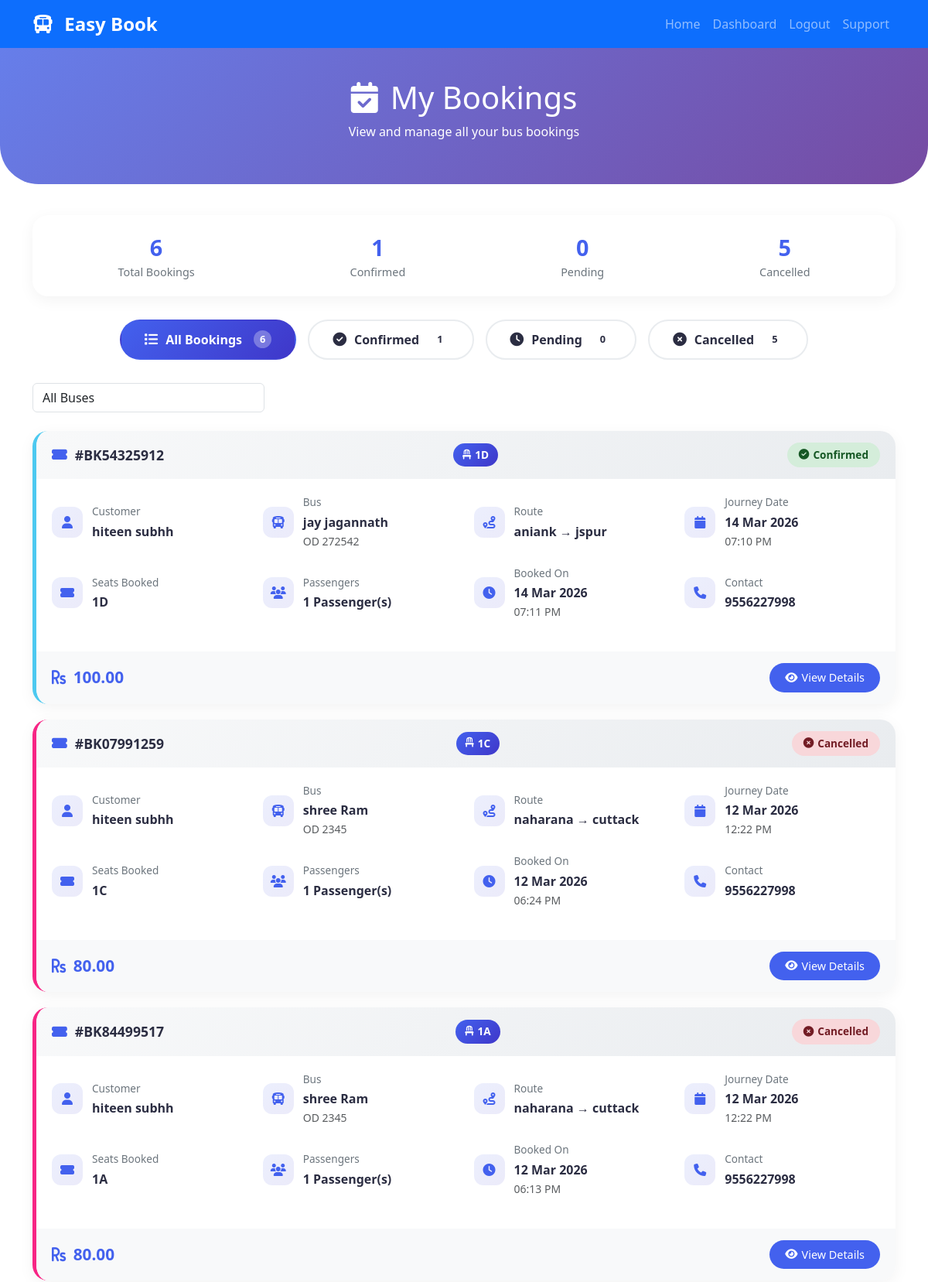
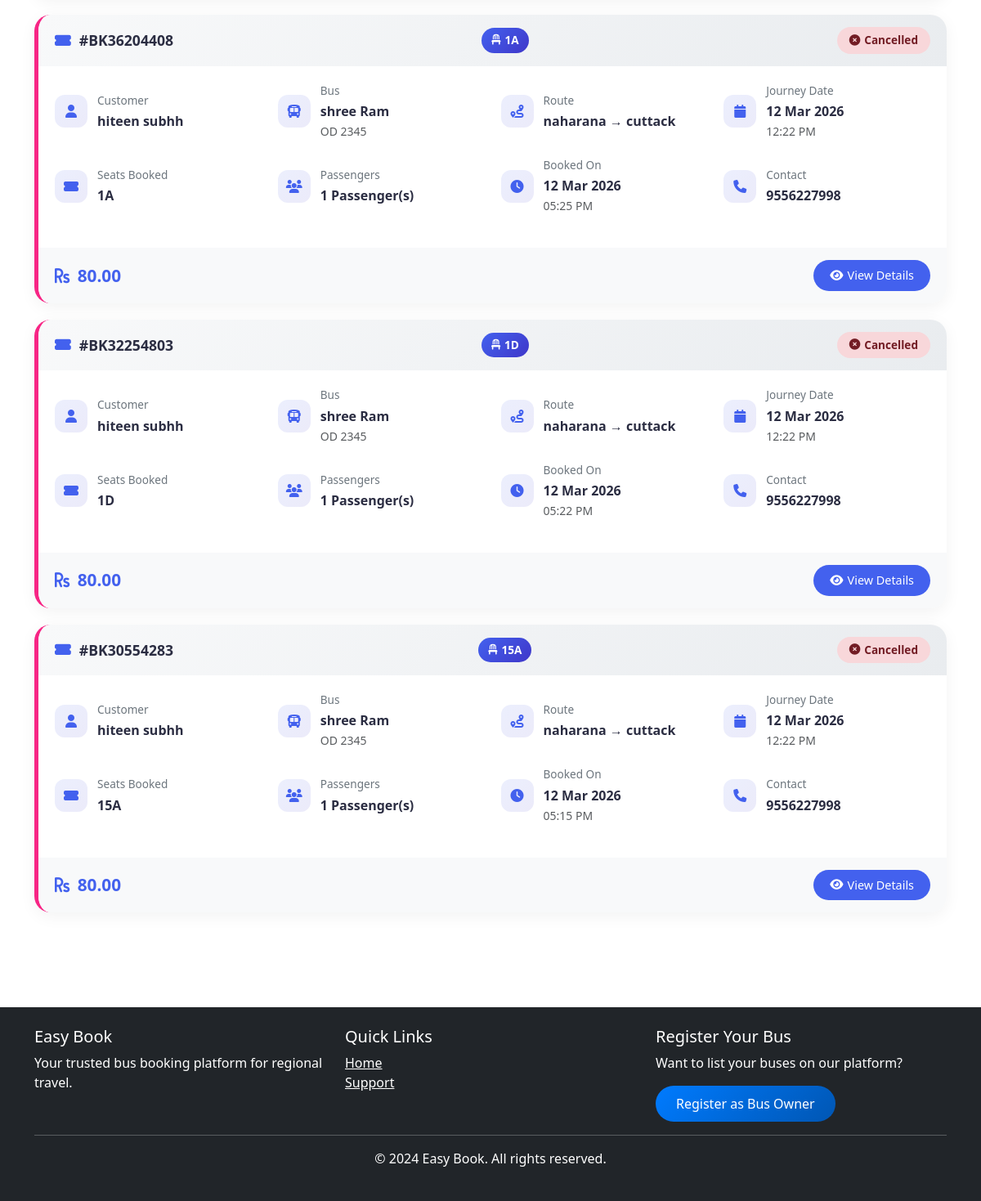
Page /bus-owner/bookings/ (signed in) on the committed database (2 pictures, top to bottom).
### easybook/apps/bookings/models.py (models this page shows, shortened)
class Booking(models.Model):
    BOOKING_STATUS = (
        ('pending', 'Pending'),
        ('confirmed', 'Confirmed'),
        ('cancelled', 'Cancelled'),
        ('completed', 'Completed'),
    )
    user = models.ForeignKey(User, on_delete=models.CASCADE, limit_choices_to={'user_type': 'customer'}, related_name='customer_bookings')
    route = models.ForeignKey(Route, on_delete=models.CASCADE, related_name='route_bookings')
    booking_date = models.DateTimeField(auto_now_add=True)
    journey_date = models.DateField()
    total_amount = models.DecimalField(max_digits=10, decimal_places=2)
    status = models.CharField(max_length=20, choices=BOOKING_STATUS, default='pending')
    payment_id = models.CharField(max_length=100, blank=True, null=True)
    payment_method = models.CharField(max_length=50, blank=True, null=True)
    booking_reference = models.CharField(max_length=20, unique=True)

class BookedSeat(models.Model):
    GENDER_CHOICES = (
        ('M', 'Male'),
        ('F', 'Female'),
        ('O', 'Other'),
    )
    booking = models.ForeignKey(Booking, on_delete=models.CASCADE, related_name='booked_seats')
    seat = models.ForeignKey(Seat, on_delete=models.CASCADE, related_name='seat_bookings')
    passenger_name = models.CharField(max_length=100)
    passenger_age = models.IntegerField()
    passenger_gender = models.CharField(max_length=10, choices=GENDER_CHOICES)
    passenger_adhar = models.CharField(max_length=12, blank=True, null=True)
    class Meta:
        unique_together = ['booking', 'seat']

### easybook/apps/bus_owners/models.py (models this page shows, shortened)
class Seat(models.Model):
    SEAT_TYPES = (
        ('window', 'Window'),
        ('aisle', 'Aisle'),
        ('middle', 'Middle'),
        ('sleeper_lower', 'Sleeper Lower'),
        ('sleeper_upper', 'Sleeper Upper'),
    )
    bus = models.ForeignKey(Bus, on_delete=models.CASCADE, related_name='seats')
    seat_number = models.CharField(max_length=10)
    seat_type = models.CharField(max_length=20, choices=SEAT_TYPES, default='window')
    seat_row = models.IntegerField()
    seat_column = models.IntegerField()
    is_active = models.BooleanField(default=True)
    class Meta:
        unique_together = ['bus', 'seat_number']
        ordering = ['seat_row', 'seat_column']

class Route(models.Model):
    bus = models.ForeignKey(Bus, on_delete=models.CASCADE, related_name='routes')
    source = models.CharField(max_length=100)
    destination = models.CharField(max_length=100)
    departure_time = models.DateTimeField()
    arrival_time = models.DateTimeField()
    duration = models.CharField(max_length=50, help_text="e.g., 5 hours 30 mins", blank=True)
    fare = models.DecimalField(max_digits=10, decimal_places=2)
    available_seats = models.IntegerField()
    operating_days = models.CharField(max_length=100, help_text="Mon,Tue,Wed,Thu,Fri,Sat,Sun", default="All Days")

class Bus(models.Model):
    BUS_TYPES = (
        ('ac', 'AC'),
        ('non_ac', 'Non AC'),
        ('sleeper', 'Sleeper'),
        ('seater', 'Seater'),
        ('ac_sleeper', 'AC Sleeper'),
        ('luxury', 'Luxury'),
    )
    BUS_LAYOUTS = (
        ('2x2', '2 x 2 (4 seats per row)'),
        ('2x1', '2 x 1 (3 seats per row)'),
        ('1x2', '1 x 2 (3 seats per row)'),
        ('sleeper_2x1', 'Sleeper 2 x 1'),
        ('sleeper_1x1', 'Sleeper 1 x 1'),
    )
    owner = models.ForeignKey(User, on_delete=models.CASCADE, limit_choices_to={'user_type': 'bus_owner'}, related_name='buses')
    bus_name = models.CharField(max_length=100)
    bus_type = models.CharField(max_length=20, choices=BUS_TYPES)
    bus_number = models.CharField(max_length=20, unique=True)
    total_seats = models.IntegerField()
    seat_layout = models.CharField(max_length=20, choices=BUS_LAYOUTS, default='2x2')
    amenities = models.TextField(help_text="AC, WiFi, Charging point, etc.", blank=True)
    bus_image = models.ImageField(upload_to='bus_images/', null=True, blank=True)
    is_active = models.BooleanField(default=True)
    created_at = models.DateTimeField(auto_now_add=True)
    updated_at = models.DateTimeField(auto_now=True)

### easybook/apps/accounts/models.py (models this page shows, shortened)
class User(AbstractUser):
    USER_TYPES = (
        ('customer', 'Customer'),
        ('bus_owner', 'Bus Owner'),
        ('admin', 'Admin'),
    )
    user_type = models.CharField(max_length=20, choices=USER_TYPES, default='customer')
    phone = models.CharField(max_length=15, unique=True)
    email_verified = models.BooleanField(default=False)
    phone_verified = models.BooleanField(default=False)
    profile_pic = models.ImageField(upload_to='profile_pics/', null=True, blank=True)
    address = models.CharField(max_length=255, blank=True, null=True)
    city = models.CharField(max_length=100, blank=True, null=True)
    state = models.CharField(max_length=100, blank=True, null=True)
    pincode = models.CharField(max_length=10, blank=True, null=True)
    date_of_birth = models.DateField(null=True, blank=True)
    created_at = models.DateTimeField(auto_now_add=True)
    updated_at = models.DateTimeField(auto_now=True)
    groups = models.ManyToManyField(
        'auth.Group',
        verbose_name='groups',
        blank=True,
        help_text='The groups this user belongs to.',
        related_name="custom_user_set",
        related_query_name="custom_user",
    )
    user_permissions = models.ManyToManyField(
        'auth.Permission',
        verbose_name='user permissions',
        blank=True,
        help_text='Specific permissions for this user.',
        related_name="custom_user_set",
        related_query_name="custom_user",
    )

### easybook/apps/bus_owners/views.py (the view)
# urls.py: path('bookings/', views.bus_bookings, name='bus_bookings'),
@login_required
def bus_bookings(request):
    if request.user.user_type != 'bus_owner':
        messages.error(request, 'Access denied. Bus owner only.')
        return redirect('home')
    buses = Bus.objects.filter(owner=request.user)
    all_routes = Route.objects.filter(bus__in=buses)
    bookings = Booking.objects.filter(route__in=all_routes).order_by('-booking_date')
    status = request.GET.get('status')
    if status:
        bookings = bookings.filter(status=status)
    bus_id = request.GET.get('bus')
    if bus_id:
        bookings = bookings.filter(route__bus_id=bus_id)
    total_bookings = Booking.objects.filter(route__in=all_routes).count()
    confirmed_bookings = Booking.objects.filter(route__in=all_routes, status='confirmed').count()
    pending_bookings = Booking.objects.filter(route__in=all_routes, status='pending').count()
    cancelled_bookings = Booking.objects.filter(route__in=all_routes, status='cancelled').count()
    context = {
        'bookings': bookings,
        'buses': buses,
        'total_bookings': total_bookings,
        'confirmed_bookings': confirmed_bookings,
        'pending_bookings': pending_bookings,
        'cancelled_bookings': cancelled_bookings,
    }
    return render(request, 'bus_owner/bookings.html', context)

### templates/bus_owner/bookings.html (shortened to what this page needs)
{% extends 'base.html' %}
{% block content %}
<div class="page-header">
    <div class="container">
        <h1><i class="fas fa-calendar-check me-3"></i>My Bookings</h1>
        <p>View and manage all your bus bookings</p>
    </div>
</div>
<div class="container mb-5">
    <div class="stats-card">
        <div class="stat-item">
            <div class="stat-value">{{ total_bookings }}</div>
            <div class="stat-label">Total Bookings</div>
        </div>
        <div class="stat-item">
            <div class="stat-value">{{ confirmed_bookings }}</div>
            <div class="stat-label">Confirmed</div>
        </div>
        <div class="stat-item">
            <div class="stat-value">{{ pending_bookings }}</div>
            <div class="stat-label">Pending</div>
        </div>
        <div class="stat-item">
            <div class="stat-value">{{ cancelled_bookings }}</div>
            <div class="stat-label">Cancelled</div>
        </div>
    </div>
    <div class="filter-tabs">
        <div class="filter-tab {% if not request.GET.status %}active{% endif %}" onclick="filterBookings('all')">
            <i class="fas fa-list"></i>
            All Bookings
            <span class="count">{{ total_bookings }}</span>
        </div>
        <div class="filter-tab {% if request.GET.status == 'confirmed' %}active{% endif %}" onclick="filterBookings('confirmed')">
            <i class="fas fa-check-circle"></i>
            Confirmed
            <span class="count">{{ confirmed_bookings }}</span>
        </div>
        <div class="filter-tab {% if request.GET.status == 'pending' %}active{% endif %}" onclick="filterBookings('pending')">
            <i class="fas fa-clock"></i>
            Pending
            <span class="count">{{ pending_bookings }}</span>
        </div>
        <div class="filter-tab {% if request.GET.status == 'cancelled' %}active{% endif %}" onclick="filterBookings('cancelled')">
            <i class="fas fa-times-circle"></i>
            Cancelled
            <span class="count">{{ cancelled_bookings }}</span>
        </div>
    </div>
    {% if buses %}
    <div class="mb-4">
        <select class="form-control" style="max-width: 300px;" onchange="filterByBus(this.value)">
            <option value="">All Buses</option>
        </select>
    </div>
    {% endif %}
    {% if bookings %}
        {% for booking in bookings %}
        <div class="booking-card {{ booking.status }}" data-status="{{ booking.status }}">
            <div class="booking-header">
                <div class="booking-ref">
                    <i class="fas fa-ticket-alt"></i>
                    #{{ booking.booking_reference }}
                </div>
                <div class="seat-numbers">
                    {% for seat in booking.booked_seats.all %}
                    <span class="seat-badge">
                        <i class="fas fa-chair"></i>
                        {{ seat.seat.seat_number }}
                    </span>
                    {% endfor %}
                </div>
                <div class="status-badge {{ booking.status }}">
                    <i class="fas
                        {% if booking.status == 'confirmed' %}fa-check-circle
                        {% elif booking.status == 'pending' %}fa-clock
                        {% elif booking.status == 'cancelled' %}fa-times-circle
                        {% else %}fa-question-circle{% endif %}">
                    </i>
                    {{ booking.status|title }}
                </div>
            </div>
            <div class="booking-body">
                <div class="info-grid">
                    <div class="info-item">
                        <div class="info-icon">
                            <i class="fas fa-user"></i>
                        </div>
                        <div class="info-content">
                            <div class="info-label">Customer</div>
                            <div class="info-value">{{ booking.user.get_full_name|default:booking.user.username }}</div>
                        </div>
                    </div>
                    <div class="info-item">
                        <div class="info-icon">
                            <i class="fas fa-bus"></i>
                        </div>
                        <div class="info-content">
                            <div class="info-label">Bus</div>
                            <div class="info-value">{{ booking.route.bus.bus_name }}</div>
                            <small class="text-muted">{{ booking.route.bus.bus_number }}</small>
                        </div>
                    </div>
                    <div class="info-item">
                        <div class="info-icon">
                            <i class="fas fa-route"></i>
                        </div>
                        <div class="info-content">
                            <div class="info-label">Route</div>
                            <div class="info-value">{{ booking.route.source }} → {{ booking.route.destination }}</div>
                        </div>
                    </div>
                    <div class="info-item">
                        <div class="info-icon">
                            <i class="fas fa-calendar"></i>
                        </div>
                        <div class="info-content">
                            <div class="info-label">Journey Date</div>
                            <div class="info-value">{{ booking.journey_date|date:"d M Y" }}</div>
                            <small class="text-muted">{{ booking.route.departure_time|date:"h:i A" }}</small>
                        </div>
                    </div>
                </div>
                <div class="info-grid">
                    <div class="info-item">
                        <div class="info-icon">
                            <i class="fas fa-ticket-alt"></i>
                        </div>
                        <div class="info-content">
                            <div class="info-label">Seats Booked</div>
                            <div class="info-value">
                                {% for seat in booking.booked_seats.all %}
                                    {{ seat.seat.seat_number }}{% if not forloop.last %}, {% endif %}
                                {% endfor %}
                            </div>
                        </div>
                    </div>
                    <div class="info-item">
                        <div class="info-icon">
                            <i class="fas fa-users"></i>
                        </div>
                        <div class="info-content">
                            <div class="info-label">Passengers</div>
                            <div class="info-value">{{ booking.booked_seats.count }} Passenger(s)</div>
                        </div>
                    </div>
                    <div class="info-item">
                        <div class="info-icon">
                            <i class="fas fa-clock"></i>
                        </div>
                        <div class="info-content">
                            <div class="info-label">Booked On</div>
                            <div class="info-value">{{ booking.booking_date|date:"d M Y" }}</div>
                            <small class="text-muted">{{ booking.booking_date|date:"h:i A" }}</small>
                        </div>
                    </div>
                    <div class="info-item">
                        <div class="info-icon">
                            <i class="fas fa-phone"></i>
                        </div>
                        <div class="info-content">
                            <div class="info-label">Contact</div>
                            <div class="info-value">{{ booking.user.phone }}</div>
                        </div>
                    </div>
                </div>
            </div>
            <div class="booking-footer">
                <div class="amount">
                    <i class="fas fa-rupee-sign me-1"></i>
                    {{ booking.total_amount|floatformat:2 }}
                </div>
                <div class="action-buttons">
                    <a href="{% url 'booking_details' booking.id %}" class="btn-view">
                        <i class="fas fa-eye"></i> View Details
                    </a>
                </div>
            </div>
        </div>
        {% endfor %}
    {% else %}
    <div class="empty-state">
        <i class="fas fa-ticket-alt"></i>
        <h3>No Bookings Found</h3>
        <p>There are no bookings matching your criteria.</p>
    </div>
    {% endif %}
</div>
{% endblock %}

### rows in the picture
Booking: booking_reference "BK54325912", status "Confirmed", user.get_full_name "hiteen subhh", route.bus.bus_name "jay jagannath", route.bus.bus_number "OD 272542", route.source "aniank", route.destination "jspur", journey_date "14 Mar 2026", route.departure_time "07:10 PM", booked_seats.count "1", booking_date "14 Mar 2026", booking_date "07:11 PM", user.phone "9556227998", total_amount "100.00"
BookedSeat: seat.seat_number "1D"
Booking: booking_reference "BK07991259", status "Cancelled", user.get_full_name "hiteen subhh", route.bus.bus_name "shree Ram", route.bus.bus_number "OD 2345", route.source "naharana", route.destination "cuttack", journey_date "12 Mar 2026", route.departure_time "12:22 PM", booked_seats.count "1", booking_date "12 Mar 2026", booking_date "06:24 PM", user.phone "9556227998", total_amount "80.00"
BookedSeat: seat.seat_number "1C"
Booking: booking_reference "BK84499517", status "Cancelled", user.get_full_name "hiteen subhh", route.bus.bus_name "shree Ram", route.bus.bus_number "OD 2345", route.source "naharana", route.destination "cuttack", journey_date "12 Mar 2026", route.departure_time "12:22 PM", booked_seats.count "1", booking_date "12 Mar 2026", booking_date "06:13 PM", user.phone "9556227998", total_amount "80.00"
BookedSeat: seat.seat_number "1A"
Booking: booking_reference "BK36204408", status "Cancelled", user.get_full_name "hiteen subhh", route.bus.bus_name "shree Ram", route.bus.bus_number "OD 2345", route.source "naharana", route.destination "cuttack", journey_date "12 Mar 2026", route.departure_time "12:22 PM", booked_seats.count "1", booking_date "12 Mar 2026", booking_date "05:25 PM", user.phone "9556227998", total_amount "80.00"
BookedSeat: seat.seat_number "1A"
Booking: booking_reference "BK32254803", status "Cancelled", user.get_full_name "hiteen subhh", route.bus.bus_name "shree Ram", route.bus.bus_number "OD 2345", route.source "naharana", route.destination "cuttack", journey_date "12 Mar 2026", route.departure_time "12:22 PM", booked_seats.count "1", booking_date "12 Mar 2026", booking_date "05:22 PM", user.phone "9556227998", total_amount "80.00"
BookedSeat: seat.seat_number "1D"
Booking: booking_reference "BK30554283", status "Cancelled", user.get_full_name "hiteen subhh", route.bus.bus_name "shree Ram", route.bus.bus_number "OD 2345", route.source "naharana", route.destination "cuttack", journey_date "12 Mar 2026", route.departure_time "12:22 PM", booked_seats.count "1", booking_date "12 Mar 2026", booking_date "05:15 PM", user.phone "9556227998", total_amount "80.00"
BookedSeat: seat.seat_number "15A"

### other values in the picture
{{ total_bookings }} "6"
{{ confirmed_bookings }} "1"
{{ pending_bookings }} "0"
{{ cancelled_bookings }} "5"
